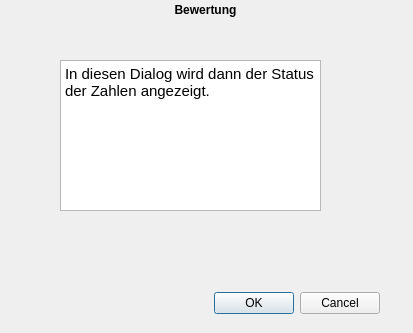
<?xml version="1.0" encoding="UTF-8"?>
<ui version="4.0">
 <class>Dialog</class>
 <widget class="QDialog" name="Dialog">
  <property name="geometry">
   <rect>
    <x>0</x>
    <y>0</y>
    <width>413</width>
    <height>333</height>
   </rect>
  </property>
  <property name="windowTitle">
   <string>Dialog</string>
  </property>
  <widget class="QLabel" name="label">
   <property name="geometry">
    <rect>
     <x>0</x>
     <y>0</y>
     <width>411</width>
     <height>20</height>
    </rect>
   </property>
   <property name="font">
    <font>
     <weight>75</weight>
     <bold>true</bold>
    </font>
   </property>
   <property name="text">
    <string>Bewertung</string>
   </property>
   <property name="alignment">
    <set>Qt::AlignCenter</set>
   </property>
  </widget>
  <widget class="QDialogButtonBox" name="buttonBox">
   <property name="geometry">
    <rect>
     <x>180</x>
     <y>290</y>
     <width>200</width>
     <height>27</height>
    </rect>
   </property>
   <property name="standardButtons">
    <set>QDialogButtonBox::Cancel|QDialogButtonBox::Ok</set>
   </property>
  </widget>
  <widget class="QTextEdit" name="textEdit">
   <property name="geometry">
    <rect>
     <x>60</x>
     <y>60</y>
     <width>261</width>
     <height>151</height>
    </rect>
   </property>
   <property name="html">
    <string>&lt;!DOCTYPE HTML PUBLIC &quot;-//W3C//DTD HTML 4.0//EN&quot; &quot;http://www.w3.org/TR/REC-html40/strict.dtd&quot;&gt;
&lt;html&gt;&lt;head&gt;&lt;meta name=&quot;qrichtext&quot; content=&quot;1&quot; /&gt;&lt;style type=&quot;text/css&quot;&gt;
p, li { white-space: pre-wrap; }
&lt;/style&gt;&lt;/head&gt;&lt;body style=&quot; font-family:'Cantarell'; font-size:11pt; font-weight:400; font-style:normal;&quot;&gt;
&lt;p style=&quot; margin-top:0px; margin-bottom:0px; margin-left:0px; margin-right:0px; -qt-block-indent:0; text-indent:0px;&quot;&gt;In diesen Dialog wird dann der Status der Zahlen angezeigt.&lt;/p&gt;&lt;/body&gt;&lt;/html&gt;</string>
   </property>
  </widget>
 </widget>
 <resources/>
 <connections/>
</ui>
